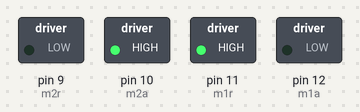
Recording of a sketch running on a simulated Arduino Uno, built with avr-gcc and run on an emulated ATmega328P. Parts: switched loads named in the sketch (green lamp = pin HIGH).

Above: at 0.1 s.
Timing chart, 0 to 1.6 s (numbered marks = the images above):
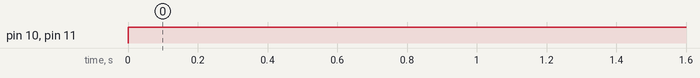

Measured:
- by itself, pin 10 (m2a), pin 11 (m1r): LOW → HIGH at 0.00 s

The sketch:

motor_solo.ino
```cpp
void setup() {

  //pines motor
  pinMode(9, OUTPUT);   //m2r
  pinMode(10, OUTPUT);   //m2a
  pinMode(11, OUTPUT);   //m1r
  pinMode(12, OUTPUT);   //m1a

}

void loop() {

//ejecucion de pwms
analogWrite(10,255);
analogWrite(11,255);
}
```
